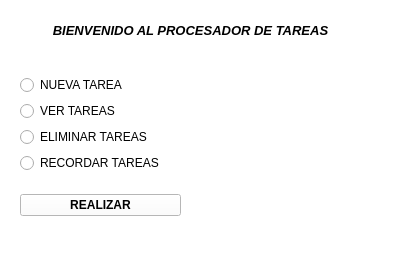
<?xml version="1.0" encoding="UTF-8"?>
<ui version="4.0">
 <class>Ventana_Padre</class>
 <widget class="QMainWindow" name="Ventana_Padre">
  <property name="geometry">
   <rect>
    <x>0</x>
    <y>0</y>
    <width>410</width>
    <height>255</height>
   </rect>
  </property>
  <property name="windowTitle">
   <string>Procesador de Tareas</string>
  </property>
  <property name="styleSheet">
   <string notr="true">background-color: rgb(255, 255, 255);</string>
  </property>
  <widget class="QWidget" name="VentanaPadre">
   <widget class="QWidget" name="layoutWidget">
    <property name="geometry">
     <rect>
      <x>20</x>
      <y>60</y>
      <width>161</width>
      <height>171</height>
     </rect>
    </property>
    <layout class="QVBoxLayout" name="verticalLayout_2">
     <item>
      <layout class="QVBoxLayout" name="verticalLayout">
       <item>
        <widget class="QRadioButton" name="newhw">
         <property name="styleSheet">
          <string notr="true">QRadioButton:hover{
background-color: rgb(85, 255, 255);
}</string>
         </property>
         <property name="text">
          <string>NUEVA TAREA</string>
         </property>
        </widget>
       </item>
       <item>
        <widget class="QRadioButton" name="watchhw">
         <property name="styleSheet">
          <string notr="true">QRadioButton:hover{
background-color: rgb(85, 255, 255);
}</string>
         </property>
         <property name="text">
          <string>VER TAREAS</string>
         </property>
        </widget>
       </item>
       <item>
        <widget class="QRadioButton" name="deletehw">
         <property name="styleSheet">
          <string notr="true">QRadioButton:hover{
background-color: rgb(85, 255, 255);
}</string>
         </property>
         <property name="text">
          <string>ELIMINAR TAREAS</string>
         </property>
        </widget>
       </item>
       <item>
        <widget class="QRadioButton" name="rememberhw">
         <property name="styleSheet">
          <string notr="true">QRadioButton:hover{
background-color: rgb(85, 255, 255);
}</string>
         </property>
         <property name="text">
          <string>RECORDAR TAREAS</string>
         </property>
        </widget>
       </item>
      </layout>
     </item>
     <item>
      <widget class="QPushButton" name="doit">
       <property name="font">
        <font>
         <weight>75</weight>
         <bold>true</bold>
        </font>
       </property>
       <property name="cursor">
        <cursorShape>OpenHandCursor</cursorShape>
       </property>
       <property name="styleSheet">
        <string notr="true">QPushButton:hover{
	
	color: rgb(255, 255, 255);
	background-color: rgb(0, 0, 0);
}
QPushButton{
	
	color: rgb(0, 0, 0);
	background-color: rgb(255, 255, 255);
}</string>
       </property>
       <property name="text">
        <string>REALIZAR</string>
       </property>
      </widget>
     </item>
    </layout>
   </widget>
   <widget class="QLabel" name="titulo">
    <property name="geometry">
     <rect>
      <x>40</x>
      <y>10</y>
      <width>301</width>
      <height>41</height>
     </rect>
    </property>
    <property name="font">
     <font>
      <pointsize>10</pointsize>
      <weight>75</weight>
      <italic>true</italic>
      <bold>true</bold>
     </font>
    </property>
    <property name="text">
     <string>BIENVENIDO AL PROCESADOR DE TAREAS</string>
    </property>
    <property name="alignment">
     <set>Qt::AlignCenter</set>
    </property>
   </widget>
   <widget class="QLabel" name="imagen">
    <property name="geometry">
     <rect>
      <x>210</x>
      <y>60</y>
      <width>171</width>
      <height>151</height>
     </rect>
    </property>
    <property name="text">
     <string/>
    </property>
    <property name="pixmap">
     <pixmap>tarea.jpg</pixmap>
    </property>
    <property name="scaledContents">
     <bool>true</bool>
    </property>
   </widget>
  </widget>
  <widget class="QMenuBar" name="menubar">
   <property name="geometry">
    <rect>
     <x>0</x>
     <y>0</y>
     <width>410</width>
     <height>21</height>
    </rect>
   </property>
  </widget>
  <widget class="QStatusBar" name="statusbar"/>
 </widget>
 <resources/>
 <connections/>
</ui>
